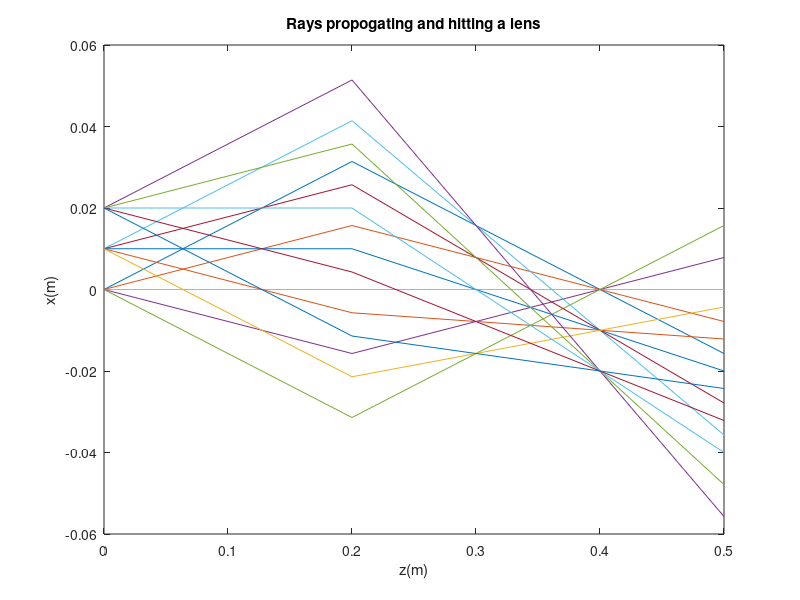

Recreate this plot in MATLAB.
%% File to simulate rays hitting lense
% set up all the parameters
d1 = 0.2;
M1 = [1, d1, 0, 0; 0, 1, 0, 0; 0, 0, 1, d1; 0, 0, 0, 1];

f = 0.1;
M2 = [1, 0, 0, 0; -1/f, 1, 0, 0; 0, 0, 1, 0; 0, 0, -1/f, 1];

d3 = 0.3;
M3 = [1, d3, 0, 0; 0, 1, 0, 0; 0, 0, 1, d3; 0, 0, 0, 1];

M = M3*M2*M1;

% Setup rays for all position 0 ones
ray1 = [0; pi/20; 0; 0];
ray2 = [0; pi/40; 0; 0];
ray3 = [0; 0; 0; 0];
ray4 = [0; -pi/40; 0; 0];
ray5 = [0; -pi/20; 0; 0];

% Rays for 10mm
ray6 = [10*10^-3; pi/20; 0; 0];
ray7 = [10*10^-3; pi/40; 0; 0];
ray8 = [10*10^-3; 0; 0; 0];
ray9 = [10*10^-3; -pi/40; 0; 0];
rayA = [10*10^-3; -pi/20; 0; 0];

% Rays for 20mm
rayB = [20*10^-3; pi/20; 0; 0];
rayC = [20*10^-3; pi/40; 0; 0];
rayD = [20*10^-3; 0; 0; 0];
rayE = [20*10^-3; -pi/40; 0; 0];
rayF = [20*10^-3; -pi/20; 0; 0];
% Fill in the container for the initial position
allRays = [ray1, ray2, ray3, ray4, ray5, ray6, ray7, ray8, ray9, rayA, rayB, rayC, rayD, rayE, rayF];

% Compute the rays
raysOpen = M1*allRays;
raysLense = M2*raysOpen;
raysConverge = M3*raysLense;

figure;
plot([0, d1, d1+d3], [allRays(1, :)', raysOpen(1, :)', raysConverge(1, :)']);
xlabel("z(m)");
ylabel("x(m)");
title("Rays propogating and hitting a lens");

%% Part 2 Question 1b
% The group of rays, at x = 20mm, still converges to same z spot after
% travelling through the lense. This is expected, as based on the equation
% 1/d1 + 1/d2 = 1/f still holds true. d1 is the same as the other rays,
% and f is still the same, so the resulting d2 where the rays converge will
% still be the same.

% When f becomes larger, the seperation between image points increases. 


